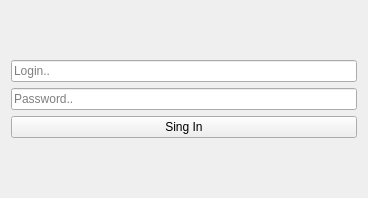
<?xml version="1.0" encoding="UTF-8"?>
<ui version="4.0">
 <class>Form</class>
 <widget class="QWidget" name="Form">
  <property name="geometry">
   <rect>
    <x>0</x>
    <y>0</y>
    <width>368</width>
    <height>198</height>
   </rect>
  </property>
  <property name="windowTitle">
   <string>Form</string>
  </property>
  <layout class="QVBoxLayout" name="verticalLayout_2">
   <item>
    <layout class="QVBoxLayout" name="verticalLayout">
     <item>
      <widget class="QLineEdit" name="lineEdit">
       <property name="text">
        <string/>
       </property>
       <property name="placeholderText">
        <string>Login..</string>
       </property>
      </widget>
     </item>
     <item>
      <widget class="QLineEdit" name="lineEdit_2">
       <property name="text">
        <string/>
       </property>
       <property name="placeholderText">
        <string>Password..</string>
       </property>
      </widget>
     </item>
     <item>
      <widget class="QPushButton" name="pushButton">
       <property name="text">
        <string>Sing In</string>
       </property>
      </widget>
     </item>
    </layout>
   </item>
  </layout>
 </widget>
 <resources/>
 <connections/>
</ui>
